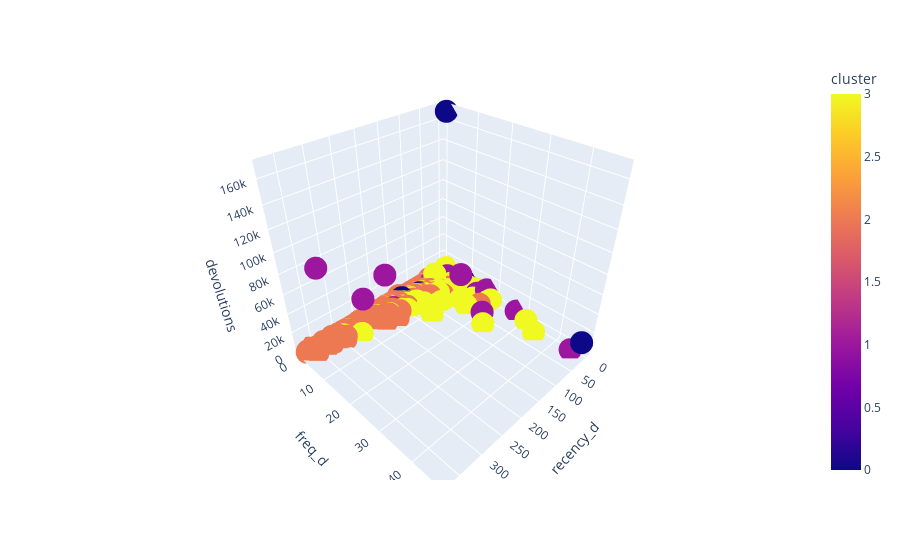

Here is the notebook cell this chart was saved with:
### Code cell
fig = px.scatter_3d(df9, x='recency_d', y='freq_d', z='devolutions', color='cluster')
fig.show()

### Figure 1 — Plotly figure (JSON) as saved in the notebook; plotly's stock layout.template omitted (floating-point values rounded to 4 significant figures; data arrays with more than 128 entries replaced by an {"elided": "..."} marker saying what was removed)
{"data": [{"hovertemplate": "recency_d=%{x}<br>freq_d=%{y}<br>devolutions=%{z}<br>cluster=%{marker.color}<extra></extra>", "legendgroup": "", "marker": {"color": {"elided": "4371 int values"}, "coloraxis": "coloraxis", "symbol": "circle"}, "mode": "markers", "name": "", "scene": "scene", "showlegend": false, "type": "scatter3d", "x": {"elided": "4371 int values"}, "y": {"elided": "4371 int values"}, "z": {"elided": "4371 float values"}}], "layout": {"coloraxis": {"colorbar": {"title": {"text": "cluster"}}, "colorscale": [[0, "#0d0887"], [0.1111, "#46039f"], [0.2222, "#7201a8"], [0.3333, "#9c179e"], [0.4444, "#bd3786"], [0.5556, "#d8576b"], [0.6667, "#ed7953"], [0.7778, "#fb9f3a"], [0.8889, "#fdca26"], [1, "#f0f921"]]}, "legend": {"tracegroupgap": 0}, "margin": {"t": 60}, "scene": {"domain": {"x": [0, 1], "y": [0, 1]}, "xaxis": {"title": {"text": "recency_d"}}, "yaxis": {"title": {"text": "freq_d"}}, "zaxis": {"title": {"text": "devolutions"}}}}}
